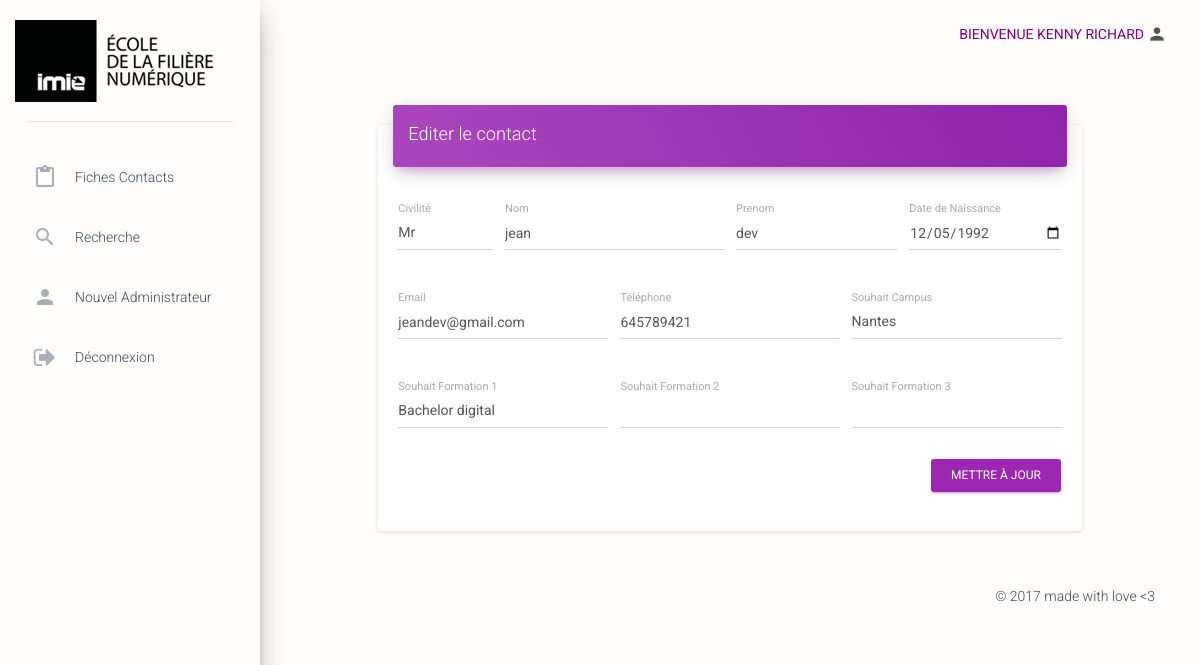
Screenshot of /admin/dashboard.php?action=formEditContact&id=3 (signed in) with the database file from the repository.
### tables this page shows
CREATE TABLE IF NOT EXISTS `fiche_contact` (
  `id` int(11) NOT NULL,
  `civilite` int(2) NOT NULL,
  `nom` varchar(25) NOT NULL,
  `prenom` varchar(25) NOT NULL,
  `date_naissance` date NOT NULL,
  `tel` int(11) NOT NULL,
  `email` varchar(50) NOT NULL,
  `formation` varchar(25) DEFAULT NULL,
  `diplome_obtenu` varchar(25) NOT NULL,
  `etab_origine` varchar(25) NOT NULL,
  `info_imie` varchar(25) DEFAULT NULL,
  `disponibilite` varchar(50) NOT NULL,
  `date_formulaire` date NOT NULL,
  `id_campus_imie` int(11) NOT NULL,
  `id_statut` int(11) DEFAULT NULL,
  `id_formation` int(11) NOT NULL,
  `id_formation_1` int(11) DEFAULT NULL,
  `id_formation_2` int(11) DEFAULT NULL
);

CREATE TABLE IF NOT EXISTS `campus_imie` (
  `id` int(11) NOT NULL,
  `nom` varchar(25) DEFAULT NULL,
  `code_campus` varchar(25) DEFAULT NULL
);

CREATE TABLE IF NOT EXISTS `formation` (
  `id` int(11) NOT NULL,
  `nom` varchar(100) DEFAULT NULL,
  `code_formation` varchar(25) DEFAULT NULL
);

### models/repositories/ContactRepository.php (called while the page is built, shortened)
<?php
  class ContactRepository
  {
 public function getOneById($pdo, $id) {
    $resultat = $pdo->query('SELECT f.id, f.civilite, f.nom, f.prenom, f.date_naissance, f.id_formation, f.id_formation_1, f.id_formation_2, f.id_campus_imie, f.email, f.tel, c.nom AS cnom, fo1.nom AS fonom, fo2.nom as fo2nom, fo3.nom as fo3nom FROM fiche_contact f INNER JOIN campus_imie c ON f.id_campus_imie = c.id LEFT JOIN formation fo1 ON f.id_formation = fo1.id LEFT JOIN formation fo2 ON f.id_formation_1 = fo2.id LEFT JOIN formation fo3 ON f.id_formation_2 = fo3.id WHERE f.id = '.$id);
    $resultat->setFetchMode(PDO::FETCH_OBJ);
    $obj = $resultat->fetch();
    $campus = new Campus();
    $campus->setId($obj->id_campus_imie);
    $campus->setNom($obj->cnom);
    $formation1 = new Formation();
    $formation1->setId($obj->id_formation);
    $formation1->setNom($obj->fonom);
    $formation2 = new Formation();
    $formation2->setId($obj->id_formation_1);
    $formation2->setNom($obj->fo2nom);
    $formation3 = new Formation();
    $formation3->setId($obj->id_formation_2);
    $formation3->setNom($obj->fo3nom);
    $contact = new FicheContact();
    $contact->setId($obj->id);
    $contact->setCivilite($obj->civilite);
    $contact->setNom($obj->nom);
    $contact->setPrenom($obj->prenom);
    $contact->setDateNaissance($obj->date_naissance);
    $contact->setSouhait1($formation1);
    $contact->setSouhait2($formation2);
    $contact->setSouhait3($formation3);
    $contact->setSite($campus);
    $contact->setEmail($obj->email);
    $contact->setTel($obj->tel);
    return $contact;
  }
}

### models/entities/fichecontact.php (called while the page is built, shortened)
<?php
class FicheContact {
		protected $civilite;
		protected $nom;
		protected $prenom;
		protected $dateNaissance;
		protected $tel;
		protected $email;
		protected $site;
		protected $souhait1;
		protected $souhait2;
		public function getCivilite() {
			return $this->civilite;
		}
		public function setCivilite($civilite) {
			$this->civilite = $civilite;
		}
		public function getNom() {
			return $this->nom;
		}
		public function setNom($nom) {
			$this->nom = $nom;
		}
		public function getPrenom() {
			return $this->prenom;
		}
		public function setPrenom($prenom) {
			$this->prenom = $prenom;
		}
		public function getDateNaissance() {
			return $this->dateNaissance;
		}
		public function setDateNaissance($dateNaissance) {
			$this->dateNaissance = $dateNaissance;
		}
		public function getTel() {
			return $this->tel;
		}
		public function setTel($tel) {
			$this->tel = $tel;
		}
		public function getEmail() {
			return $this->email;
		}
		public function setEmail($email) {
			$this->email = $email;
		}
		public function getSite() {
			return $this->site;
		}
		public function setSite($site) {
			$this->site = $site;
		}
		public function getSouhait1() {
			return $this->souhait1;
		}
		public function setSouhait1($souhait1) {
			$this->souhait1 = $souhait1;
		}
		public function getSouhait2() {
			return $this->souhait2;
		}
		public function setSouhait2($souhait2) {
			$this->souhait2 = $souhait2;
		}
	}

### models/entities/campusimie.php (called while the page is built)
<?php
class Campus {
	protected $id;
	protected $nom;
	public function getId() {
		return $this->id;
	}
	public function setId($id) {
		$this->id = $id;
	}
	public function getNom() {
		return $this->nom;
	}
	public function setNom($nom) {
		$this->nom = $nom;
	}
}

### models/entities/formation.php (called while the page is built)
<?php
class Formation {
	protected $id;
	protected $nom;
	public function getId() {
		return $this->id;
	}
	public function setId($id) {
		$this->id = $id;
	}
	public function getNom() {
		return $this->nom;
	}
	public function setNom($nom) {
		$this->nom = $nom;
	}
}

### models/repositories/FormationRepository.php (called while the page is built)
<?php
  class FormationRepository
  {
    public function getAll($pdo){
      $req = $pdo->query("SELECT id, nom FROM formation ORDER BY nom");
      $req->setFetchMode(PDO::FETCH_OBJ);
      $listFormation = array();
      while ($obj = $req->fetch()){
        $formation = new Formation();
        $formation->setId($obj->id);
        $formation->setNom($obj->nom);
        $listFormation[] = $formation;
      }
      return $listFormation;
    }
  }

### admin/views/formEditContact.php (the view, shortened to what this page needs)
<div class="content">
    <div class="container-fluid">
        <div class="row">
        <div class= "col-md-1"></div>
            <div class="col-md-10">
                <div class="card">
                    <div class="card-header" data-background-color="purple">
                        <h4 class="title">Editer le contact</h4>
                    </div>
                    <div class="card-content">
                        <form action="./dashboard.php" method="POST">
                            <div class="row">
                                <div class="col-md-2">
			<div class="form-group label-floating">
				<label class="control-label">Civilité</label>
				<select class="form-control" name="civ">
					<?php if ($contact->getCivilite() == 1){
						echo '<option value="1">Mr</option>';
					}elseif ($contact->getCivilite() == 2){
						echo '<option value="2">Mme</option>';
						echo '<option value="1">Mr</option>';
						} ?>
				</select>
			</div>
                                </div>
                                <div class="col-md-4">
			<div class="form-group label-floating">
				<label class="control-label">Nom</label>
				<input type="text" class="form-control" name="nom" value="<?php echo $contact->getNom() ?>" >
			</div>
                                </div>
                                <div class="col-md-3">
			<div class="form-group label-floating">
				<label class="control-label">Prenom</label>
				<input type="text" class="form-control" name="prenom" value="<?php echo $contact->getPrenom() ?>">
			</div>
                                </div>
                               	<div class="col-md-3">
			<div class="form-group label-floating">
				<label class="control-label">Date de Naissance</label>
				<input type="date" class="form-control" name="dateNaissance" value="<?php echo $contact->getDateNaissance() ?>">
			</div>
                                </div>
                            </div>
                            <div class="row">
                                <div class="col-md-4">
			<div class="form-group label-floating">
				<label class="control-label">Email</label>
				<input type="email" class="form-control" name="email" value="<?php echo $contact->getEmail() ?>">
			</div>
                                </div>
                                <div class="col-md-4">
			<div class="form-group label-floating">
				<label class="control-label">Téléphone</label>
				<input type="text" class="form-control" name="tel" value="<?php echo $contact->getTel() ?>">
			</div>
                                </div>
                               <div class="col-md-4">
			<div class="form-group label-floating">
				<label class="control-label">Souhait Campus</label>
				<select class="form-control" name="campus" >
				<option value=<?php echo $contact->getSite()->getId()?>><?php echo $contact->getSite()->getNom() ?></option>
				</select>
			</div>
                                </div>
                            </div>
                            <div class="row">
                               <div class="col-md-4">
			<div class="form-group label-floating">
				<label class="control-label">Souhait Formation 1</label>
				<select class="form-control" name="formation1" >
				<option value=<?php echo $contact->getSouhait1()->getid()?>><?php echo $contact->getSouhait1()->getNom() ?></option>
				</select>
			</div>
                                </div>
                                <div class="col-md-4">
			<div class="form-group label-floating">
				<label class="control-label">Souhait Formation 2</label>
				<select class="form-control" name="formation2" >
				<option value=<?php echo $contact->getSouhait2()->getid()?>><?php echo $contact->getSouhait2()->getNom() ?></option>
				<?php foreach ($listFormation as $formation) { ?>
				        <option value=<?php echo $formation->getId()?>>
						</option>
				<?php } ?>
				</select>
			</div>
                                </div>
                                <div class="col-md-4">
			<div class="form-group label-floating">
				<label class="control-label">Souhait Formation 3</label>
				<select class="form-control" name="formation3" >
				<option value=<?php echo $contact->getSouhait2()->getid()?>><?php echo $contact->getSouhait3()->getNom() ?></option>
				<?php foreach ($listFormation as $formation) { ?>
				        <option value=<?php echo $formation->getId()?>>
						</option>
				<?php } ?>
				</select>
			</div>
                                </div>
                            </div>
                            <button type="submit" class="btn btn-primary pull-right">Mettre à jour</button>
                            <div class="clearfix"></div>
                        </form>
                    </div>
                </div>
            </div>

### rows the page displays
fiche_contact: civ "Mr", nom "jean", prenom "dev", dateNaissance "12/05/1992", email "jeandev@gmail.com", tel "645789421", campus "Nantes", formation1 "Bachelor digital"

### other values shown
$_SESSION['prenom'] "KENNY"
$_SESSION['nom'] "RICHARD"
